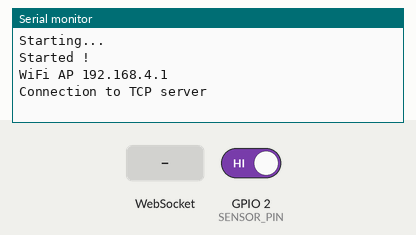
This sketch was run on a simulated ESP8266 (NodeMCU). Shown: the last lines printed to the serial monitor. The test bench sets the inputs (shaded band); at power-on: GPIO 2 (SENSOR_PIN) HIGH. WiFi joins after 1.5 s; servers stay silent unless stated; storage starts empty.

Above: at 1.3 s.
1.4 s: GPIO 2 (SENSOR_PIN) driven LOW
At 3.1 s:
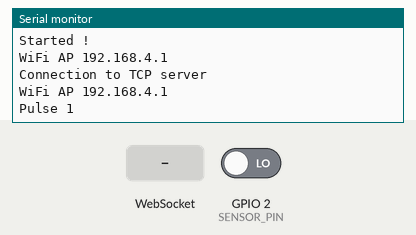
4.4 s: WebSocket text "1" received
At 5.1 s:
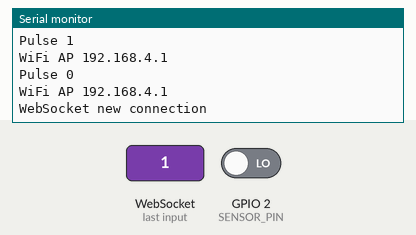

Measured:
- after the input at 1.4 s, the serial monitor: prints a new line after 0.90 s (image 1)
- after the input at 4.4 s, the serial monitor: prints a new line at once (image 2)

The sketch:

esp-water-flow.ino
```cpp
#include <ESP8266WiFi.h>
#include <ESPAsyncTCP.h>
#include <ESPAsyncWebServer.h>
#include <ArduinoOTA.h>
#include <LittleFS.h>

#define SENSOR_PIN 2
#define SENSOR_INTERRUPT digitalPinToInterrupt(SENSOR_PIN)
#define US_TO_S_FACTOR 1000000
#define BUFFER_MESSAGE_SIZE 32

//#define USE_WIFI_STA
#ifdef USE_WIFI_STA
  #define SSID "PixelBox"
  #define PASSWORD "Valentixeline26:-*"
  #define TCP_SERVER_HOSTNAME "valentin.ddns.info"
#else
  #define SSID "Water-Flow"
  #define TCP_SERVER_HOSTNAME "192.168.4.2"
#endif

#define TCP_SERVER_PORT 8700
#define TIME_BEFORE_SEND 1000
//#define CONTINUE_SENDING // for debug

volatile byte pulseCount = 0;
byte lastPulse = 0;
unsigned int pulseToSendTcp = 0, pulseToSendWs = 0;
String serverBuffer;
bool wifiConnecting;

unsigned long oldTime = 0, currentTime = 0;

AsyncClient *client = NULL;
AsyncWebServer server(80);
AsyncWebSocket ws("/ws");

void IRAM_ATTR pulseCounter() {
  pulseCount++;
}

void onEvent(AsyncWebSocket * server, AsyncWebSocketClient * client, AwsEventType type, void * arg, uint8_t *data, size_t len){
  if(type == WS_EVT_CONNECT){
    Serial.println(F("WebSocket new connection"));
  } else if(type == WS_EVT_DISCONNECT){
    Serial.println(F("WebSocket disconnected"));
  }
}

void runAsyncClient(){
  if(client != NULL) { //client already exists
    return;
  }

  Serial.println(F("Connection to TCP server"));

  client = new AsyncClient();
  if(client == NULL) { // Allocation failed
    Serial.println(F("Failed to create TCP client"));
    return;
  }

  client->onError([](void * arg, AsyncClient *c, int error){
    Serial.println(F("Connect TCP Error"));
    client = NULL;
    delete c;
  }, NULL);

  client->onConnect([](void * arg, AsyncClient *c){
    Serial.println(F("Connected to TCP server"));
    client->onError(NULL, NULL); // No more needed

    client->onDisconnect([](void * arg, AsyncClient *c){
      Serial.println(F("Disconnected from TCP server"));
      client = NULL;
      delete c;
    }, NULL);

    send();
  }, NULL);

  if(!client->connect(TCP_SERVER_HOSTNAME, TCP_SERVER_PORT)){
    Serial.println(F("Connect fail to TCP server"));
    delete client;
    client = NULL;
  }
}

void send() {
  digitalWrite(LED_BUILTIN, LOW);

  pulseToSendWs += pulseCount;
  pulseToSendTcp += pulseCount;

  if (ws.count() > 0) {
    serverBuffer.remove(0);
    serverBuffer += String(currentTime);
    serverBuffer += String(F(","));
    serverBuffer += String(pulseToSendWs);
    serverBuffer += String(F("\r\n"));

    ws.textAll(serverBuffer);
    pulseToSendWs = 0;
  }

  if (client != NULL) {
    serverBuffer.remove(0);
    serverBuffer += String(currentTime);
    serverBuffer += String(F(","));
    serverBuffer += String(pulseToSendTcp);
    serverBuffer += String(F("\r\n"));

    if (client->write(serverBuffer.c_str())) {
      pulseToSendTcp = 0;
    }
  }

  digitalWrite(LED_BUILTIN, HIGH);
}

void initOTA() {
  ArduinoOTA.onStart([]() {
    ws.enable(false);
    ws.closeAll();

    String type;
    if (ArduinoOTA.getCommand() == U_FLASH) {
      type = "sketch";
    } else { // U_FS
      type = "filesystem";
    }

    // NOTE: if updating FS this would be the place to unmount FS using FS.end()
    LittleFS.end();
    Serial.println("Start updating " + type);
  });
  ArduinoOTA.onEnd([]() {
    Serial.println("\nEnd");
  });
  ArduinoOTA.onProgress([](unsigned int progress, unsigned int total) {
    Serial.printf("Progress: %u%%\r", (progress / (total / 100)));
  });
  ArduinoOTA.onError([](ota_error_t error) {
    Serial.printf("Error[%u]: ", error);
    if (error == OTA_AUTH_ERROR) {
      Serial.println("Auth Failed");
    } else if (error == OTA_BEGIN_ERROR) {
      Serial.println("Begin Failed");
    } else if (error == OTA_CONNECT_ERROR) {
      Serial.println("Connect Failed");
    } else if (error == OTA_RECEIVE_ERROR) {
      Serial.println("Receive Failed");
    } else if (error == OTA_END_ERROR) {
      Serial.println("End Failed");
    }
  });
  ArduinoOTA.begin();
}

void handleNotFound(AsyncWebServerRequest *request) {
  request->send(404);
}

void connectWiFi() {
  #ifdef USE_WIFI_STA
    Serial.println(F("Connection to box "));
    WiFi.begin(SSID, PASSWORD);
    wifiConnecting = true;
  #else
    WiFi.softAP(SSID);
    initOTA();
  #endif
}

void manageWiFi() {
  #ifdef USE_WIFI_STA
    if (WiFi.status() == WL_CONNECTED) {
      if (wifiConnecting) {
        Serial.print(F("Connected to box ")); Serial.println(WiFi.localIP());
        wifiConnecting = false;
        initOTA();
      }

      runAsyncClient();
      ws.cleanupClients();

      ArduinoOTA.handle();
    } else if (!wifiConnecting) {
      connectWiFi();
    }
  #else
    Serial.print(F("WiFi AP ")); Serial.println(WiFi.softAPIP());

    runAsyncClient();
    ws.cleanupClients();

    ArduinoOTA.handle();
  #endif
}

void setup() {
  serverBuffer.reserve(BUFFER_MESSAGE_SIZE);

  Serial.begin(115200);
  delay(100);
  Serial.println(F("\r\nStarting..."));

  pinMode(LED_BUILTIN, OUTPUT);
  digitalWrite(LED_BUILTIN, HIGH);

  pinMode(SENSOR_PIN, INPUT);
  digitalWrite(SENSOR_PIN, HIGH);

  oldTime = millis();
  attachInterrupt(SENSOR_INTERRUPT, pulseCounter, FALLING);

  #ifdef USE_WIFI_STA
    WiFi.mode(WIFI_STA);
  #else
    WiFi.mode(WIFI_AP);
  #endif
  connectWiFi();

  if (!LittleFS.begin()) {
    Serial.println(F("Impossible to open LittleFS"));
  }

  ws.onEvent(onEvent);
  server.addHandler(&ws);
  server.onNotFound(handleNotFound);
  server.serveStatic("/", LittleFS, "/").setDefaultFile("index.html");
  server.begin();

  Serial.println(F("Started !"));
}

void loop() {
  currentTime = millis();

  if((currentTime - oldTime) >= TIME_BEFORE_SEND) {
    manageWiFi();

    detachInterrupt(SENSOR_INTERRUPT);

    #ifndef CONTINUE_SENDING
    if (pulseCount > 0 || lastPulse > 0) {
    #endif
      Serial.print(F("Pulse ")); Serial.println(pulseCount);
      send();
      lastPulse = pulseCount;
      pulseCount = 0;
    #ifndef CONTINUE_SENDING
    }
    #endif

    oldTime = millis();
    attachInterrupt(SENSOR_INTERRUPT, pulseCounter, FALLING);
  }
}
```
